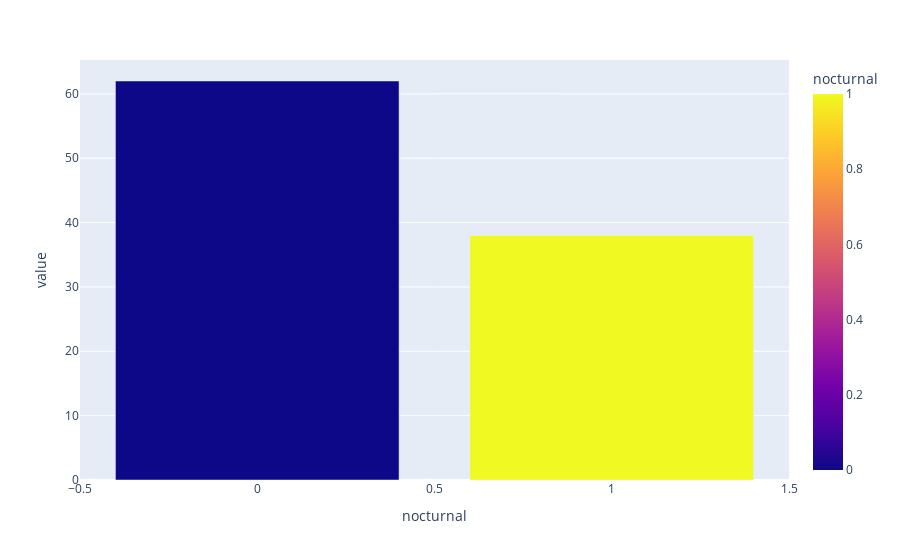

Notebook code cell kept with this figure:
### Code cell
# Distribuição da variável 'nocturnal' em %
percentual_skin_type= df_species_eda.value_counts('nocturnal') / len(df_species_eda) * 100
px.bar(percentual_skin_type, color=percentual_skin_type.index)

### Figure 1 — Plotly figure (JSON) as saved in the notebook; plotly's stock layout.template omitted (floating-point values rounded to 4 significant figures)
{"data": [{"hovertemplate": "nocturnal=%{marker.color}<br>value=%{y}<extra></extra>", "legendgroup": "", "marker": {"color": [0, 1], "coloraxis": "coloraxis", "pattern": {"shape": ""}}, "name": "", "orientation": "v", "showlegend": false, "textposition": "auto", "type": "bar", "x": [0, 1], "xaxis": "x", "y": [62.0, 38.0], "yaxis": "y"}], "layout": {"barmode": "relative", "coloraxis": {"colorbar": {"title": {"text": "nocturnal"}}, "colorscale": [[0, "#0d0887"], [0.1111, "#46039f"], [0.2222, "#7201a8"], [0.3333, "#9c179e"], [0.4444, "#bd3786"], [0.5556, "#d8576b"], [0.6667, "#ed7953"], [0.7778, "#fb9f3a"], [0.8889, "#fdca26"], [1, "#f0f921"]]}, "legend": {"tracegroupgap": 0}, "margin": {"t": 60}, "xaxis": {"anchor": "y", "domain": [0, 1], "title": {"text": "nocturnal"}}, "yaxis": {"anchor": "x", "domain": [0, 1], "title": {"text": "value"}}}}
